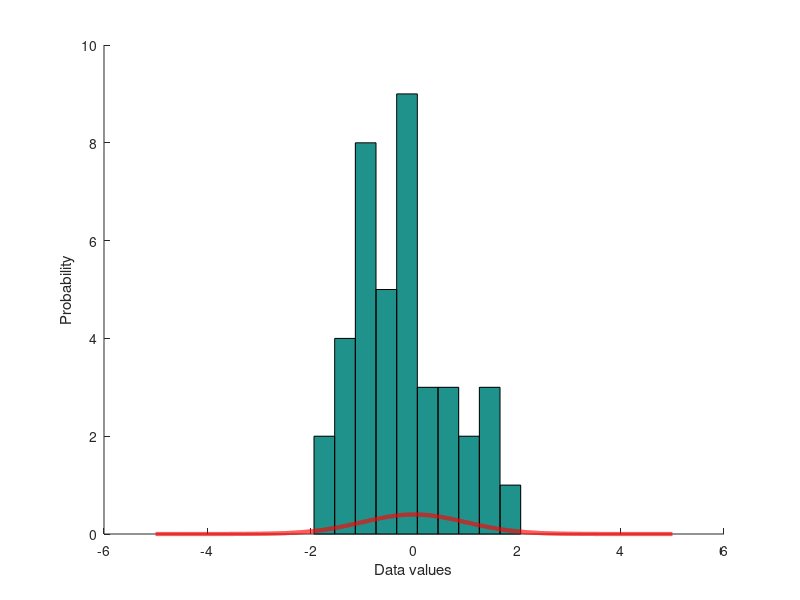
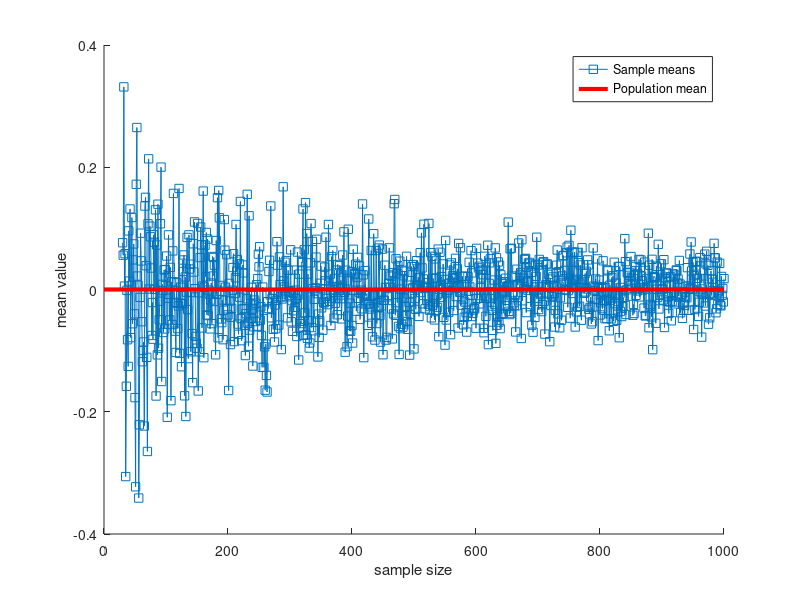

Write MATLAB code to recreate these figures, in order.
%%
%   COURSE: Master statistics and machine learning: intuition, math, code										
%      URL: udemy.com/course/statsml_x/?couponCode=202304 
% 
%  SECTION: Probability theory
%    VIDEO: Sampling variability
% 
%  TEACHER: Mike X Cohen, sincxpress.com
%

%%

% a clear MATLAB workspace is a clear mental workspace
close all; clear
pkg load statistics % load Octave stats package

%% 

% a theoretical normal distribution
x = linspace(-5,5,10101);
theoNormDist = normpdf(x);
% normalize to pdf
% theoNormDist = theoNormDist*mean(diff(x));

% now for our experiment
numSamples = 40;

% initialize
sampledata = zeros(numSamples,1);

% run the experiment!
for expi = 1:numSamples
    sampledata(expi) = randn;
end

% show the results
figure(1), clf, hold on
hist(sampledata)
  plot(x,theoNormDist,'r','linewidth',3)
xlabel('Data values'), ylabel('Probability')

%% show the mean of samples of a known distribution

% generate population data with known mean
populationN = 1000000;
population  = randn(populationN,1);
population  = population - mean(population); % demean


% now we draw a random sample from that population
samplesize = 30;

% the random indices to select from the population
sampleidx = randi(populationN,samplesize,1);
samplemean = mean(population( sampleidx ));

%%% how does the sample mean compare to the population mean?

%% repeat for different sample sizes

samplesizes = 30:1000;

samplemeans = zeros(size(samplesizes));

for sampi=1:length(samplesizes)
    
    % nearly the same code as above
    sampleidx = randi(populationN,samplesizes(sampi),1);
    samplemeans(sampi) = mean(population( sampleidx ));
end


% show the results!
figure(2), clf, hold on
plot(samplesizes,samplemeans,'s-')
plot(get(gca,'xlim'),[1 1]*mean(population),'r','linewidth',3)
xlabel('sample size')
ylabel('mean value')
legend({'Sample means';'Population mean'})

%% done.
